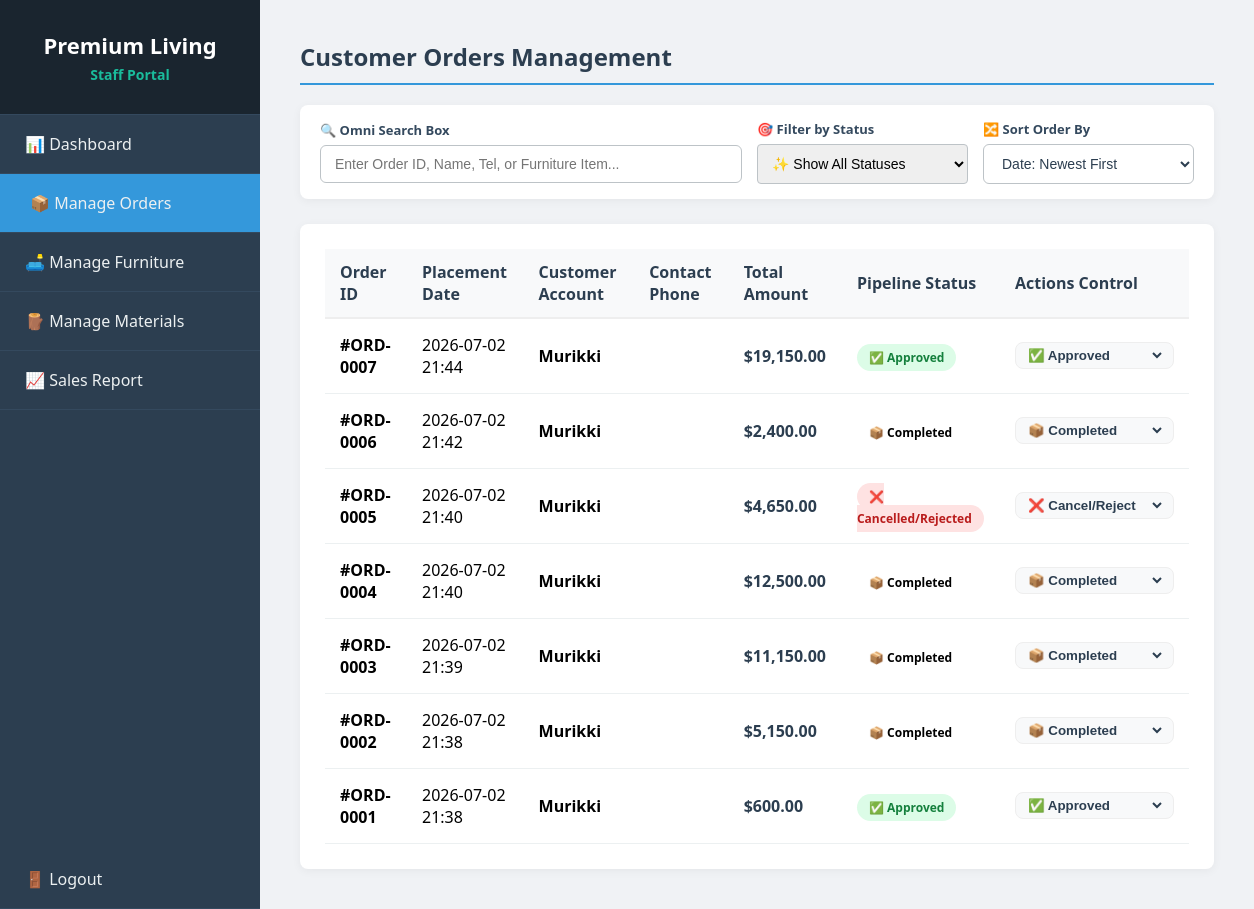
/Sside/manage_orders.php (signed in), run on the app's committed database.
### tables this page shows
CREATE TABLE `orders` (
  `oid` int(11) NOT NULL,
  `odate` datetime NOT NULL DEFAULT current_timestamp(),
  `ototalamount` decimal(10,2) NOT NULL,
  `cid` int(11) NOT NULL,
  `odeliverydate` datetime NOT NULL,
  `odeliveraddress` text NOT NULL,
  `ostatus` int(11) NOT NULL DEFAULT 1
);

CREATE TABLE `customers` (
  `cid` int(11) NOT NULL,
  `cname` varchar(255) NOT NULL,
  `cpassword` varchar(255) NOT NULL,
  `ctel` varchar(20) NOT NULL,
  `caddr` varchar(255) NOT NULL,
  `company` varchar(255) DEFAULT NULL
);

### Sside/manage_orders.php (the view, shortened to what this page needs)
<?php
require_once('../conn.php');
$query = "SELECT o.oid, o.odate, o.ototalamount, o.ostatus, o.odeliveraddress, o.odeliverydate, c.cname, c.ctel
          FROM Orders o
          JOIN Customers c ON o.cid = c.cid
          ORDER BY o.oid DESC";
$result = mysqli_query($conn, $query);
?>
<!DOCTYPE html>
<html lang="en">
<head>
  <link rel="stylesheet" href="staff_style.css">
</head>
<body>
  <div class="sidebar">
    <div class="logo">Premium Living<small>Staff Portal</small></div>
    <ul class="navbar">
      <li><a href="staff_index.php">📊 Dashboard</a></li>
      <li><a href="manage_orders.php" class="active">📦 Manage Orders</a></li>
      <li><a href="manage_furniture.php">🛋️ Manage Furniture</a></li>
      <li><a href="manage_materials.php">🪵 Manage Materials</a></li>
      <li><a href="sales_report.php">📈 Sales Report</a></li>
    </ul>
    <ul class="navbar bottom-nav">
      <li><a href="logout.php">🚪 Logout</a></li>
    </ul>
  </div>
  <div class="content">
    <h2>Customer Orders Management</h2>
    <div class="form-card" style="padding: 15px 20px; margin-bottom: 25px;">
      <div class="form-row" style="align-items: center; margin: 0; gap: 15px; flex-wrap: wrap;">
        <div class="form-group" style="margin: 0; flex: 2; min-width: 250px;">
          <label style="margin-bottom: 6px; font-size: 13px;">🔍 Omni Search Box</label>
          <input type="text" id="order-search-input" placeholder="Enter Order ID, Name, Tel, or Furniture Item..."
            onkeyup="filterAndSortOrders()">
        </div>
        <div class="form-group" style="margin: 0; flex: 1; min-width: 160px; max-width: 220px;">
          <label style="margin-bottom: 6px; font-size: 13px;">🎯 Filter by Status</label>
          <select id="order-status-filter" onchange="filterAndSortOrders()">
            <option value="all">✨ Show All Statuses</option>
          </select>
        </div>
        <div class="form-group" style="margin: 0; flex: 1; min-width: 160px; max-width: 220px;">
          <label style="margin-bottom: 6px; font-size: 13px;">🔀 Sort Order By</label>
          <select id="order-sort-select" onchange="filterAndSortOrders()">
            <option value="date-desc">Date: Newest First</option>
          </select>
        </div>
      </div>
    </div>
    <div class="table-card">
      <table>
        <thead>
          <tr>
            <th>Order ID</th>
            <th>Placement Date</th>
            <th>Customer Account</th>
            <th>Contact Phone</th>
            <th>Total Amount</th>
            <th>Pipeline Status</th>
            <th>Actions Control</th>
          </tr>
        </thead>
        <tbody>
          <?php if ($result && mysqli_num_rows($result) > 0): ?>
            <?php while ($row = mysqli_fetch_assoc($result)):
              $items_q = "SELECT of.oqty, f.fid, f.fname, f.fprice,
                                 GROUP_CONCAT(CONCAT(m.mname, ':', fm.pmqty, ':', m.mqty, ':', m.munit) SEPARATOR '||') AS materials_recipe
                          FROM OrderFurnitures of
                          JOIN Furnitures f ON of.fid = f.fid
                          LEFT JOIN FurnitureMaterials fm ON f.fid = fm.fid
                          LEFT JOIN Materials m ON fm.mid = m.mid
                          WHERE of.oid = " . intval($row['oid']) . "
                          GROUP BY f.fid";
              $items_res = mysqli_query($conn, $items_q);
              $items = [];
              $furniture_names_arr = [];
              while ($i = mysqli_fetch_assoc($items_res)) {
                $items[] = $i;
                $furniture_names_arr[] = strtolower($i['fname']);
              }
              $furniture_names_string = implode(' | ', $furniture_names_arr);
              ?>
              <tr class="order-data-row" data-oid="<?php echo $row['oid']; ?>"
                data-odate="<?php echo date('Y-m-d H:i', strtotime($row['odate'])); ?>"
                data-cname="<?php echo htmlspecialchars(strtolower($row['cname']), ENT_QUOTES, 'UTF-8'); ?>"
                data-ctel="<?php echo htmlspecialchars($row['ctel'], ENT_QUOTES, 'UTF-8'); ?>"
                data-caddr="<?php echo htmlspecialchars($row['odeliveraddress'], ENT_QUOTES, 'UTF-8'); ?>"
                data-ddate="<?php echo date('Y-m-d', strtotime($row['odeliverydate'])); ?>"
                data-ostatus="<?php echo $row['ostatus']; ?>" data-items='<?php echo json_encode($items); ?>'
                data-furnitures="<?php echo htmlspecialchars($furniture_names_string, ENT_QUOTES, 'UTF-8'); ?>"
                data-timestamp="<?php echo strtotime($row['odate']); ?>" data-amount="<?php echo $row['ototalamount']; ?>"
                onclick="handleRowClick(this)" style="cursor: pointer;">
                <td><strong>#ORD-<?php echo str_pad($row['oid'], 4, '0', STR_PAD_LEFT); ?></strong></td>
                <td><?php echo date('Y-m-d H:i', strtotime($row['odate'])); ?></td>
                <td><strong><?php echo htmlspecialchars($row['cname']); ?></strong></td>
                <td><?php echo htmlspecialchars($row['ctel']); ?></td>
                <td style="font-weight: bold; color: #2c3e50;">$<?php echo number_format($row['ototalamount'], 2); ?></td>
                <td>
                  <span class="badge status-<?php echo $row['ostatus']; ?>">
                    <?php
                    if ($row['ostatus'] == 2)
                      echo "⏳ Processing";
                    elseif ($row['ostatus'] == 3)
                      echo "✅ Approved";
                    elseif ($row['ostatus'] == 4)
                      echo "🚚 Out for Delivery";
                    elseif ($row['ostatus'] == 5)
                      echo "📦 Completed";
                    else
                      echo "❌ Cancelled/Rejected";
                    ?>
                  </span>
                </td>
                <td>
                  <form method="POST" action="manage_orders.php"
                    style="display:inline-flex; gap:6px; align-items:center; margin:0;" onclick="event.stopPropagation();">
                    <div class="status-wrapper" style="padding: 4px 8px; font-size:13px;">
                      <select name="ostatus" onchange="this.form.submit()">
                        <option value="3" <?php if ($row['ostatus'] == 3)
                          echo 'selected'; ?>>✅ Approved</option>
                        <option value="5" <?php if ($row['ostatus'] == 5)
                          echo 'selected'; ?>>📦 Completed</option>
                        <option value="0" <?php if ($row['ostatus'] == 0)
                          echo 'selected'; ?>>❌ Cancel/Reject</option>
                      </select>
                    </div>
                  </form>
                </td>
              </tr>
            <?php endwhile; ?>
          <?php endif; ?>
        </tbody>
      </table>
    </div>
  </div>
</body>
</html>

### Sside/staff_style.css (style rules this page uses)
* { box-sizing: border-box; }
body { font-family: 'Segoe UI', Arial, sans-serif; margin: 0; display: flex; flex-direction: row; background-color: #f0f2f5; min-height: 100vh; }
.sidebar { width: 260px; background: #2c3e50; color: white; display: flex; flex-direction: column; position: fixed; height: 100%; }
.sidebar .logo { font-size: 22px; text-align: center; font-weight: bold; padding: 30px 20px; background: #1a252f; border-bottom: 1px solid #34495e; }
.sidebar .logo small { display: block; font-size: 14px; color: #1abc9c; margin-top: 5px; }
.sidebar ul.navbar { list-style: none; padding: 0; margin: 0; }
.sidebar ul.navbar li a { display: block; padding: 18px 25px; color: #ecf0f1; text-decoration: none; border-bottom: 1px solid #34495e; transition: 0.3s; }
.sidebar ul.navbar li a:hover, .sidebar ul.navbar li a.active { background: #3498db; padding-left: 30px; }
.sidebar ul.navbar.bottom-nav { position: absolute; bottom: 0; width: 100%; }
.content { margin-left: 260px; flex: 1; padding: 40px; }
h2 { color: #2c3e50; border-bottom: 2px solid #3498db; padding-bottom: 10px; margin-top: 0; }
.table-card { background: white; padding: 25px; border-radius: 8px; box-shadow: 0 2px 10px rgba(0, 0, 0, 0.05); }
table { width: 100%; border-collapse: collapse; }
table th { text-align: left; padding: 12px 15px; background: #f8f9fa; color: #2c3e50; border-bottom: 2px solid #eee; }
table td { padding: 15px; border-bottom: 1px solid #ecf0f1; cursor: pointer; }
.badge { padding: 5px 12px; border-radius: 20px; font-size: 12px; font-weight: bold; }
.status-3 { background: #dcfce7; color: #15803d; }
.status-0 { background: #fee2e2; color: #b91c1c; }
.status-wrapper { display: flex; align-items: center; gap: 10px; background: #f8f9fa; padding: 10px 15px; border-radius: 8px; border: 1px solid #eee; }
.status-wrapper select { border: none; background: transparent; font-weight: bold; color: #2c3e50; cursor: pointer; outline: none; }
.form-card { background: white; padding: 25px; border-radius: 8px; box-shadow: 0 2px 10px rgba(0, 0, 0, 0.05); margin-bottom: 30px; }
.form-row { display: flex; gap: 15px; align-items: flex-end; }
.form-group { flex: 1; }
.form-group label { display: block; font-weight: bold; margin-bottom: 8px; font-size: 14px; color: #34495e; }
.form-group input, .form-group select, .form-group textarea { width: 100%; padding: 10px; border: 1px solid #bdc3c7; border-radius: 4px; font-size: 14px; }
#order-search-input, #order-sort-select { width: 100%; padding: 10px 14px; border: 1px solid #bdc3c7; border-radius: 6px; font-size: 14px; background-color: #ffffff; color: #2c3e50; transition: border-color 0.2s ease, box-shadow 0.2s ease; }
.order-data-row { transition: opacity 0.25s ease-in-out; }

### data on the page
orders: oid "0007", odate "2026-07-02 21:44", cid.cname "Murikki", ototalamount "19,150.00", shows "✅ Approved", ostatus "✅ Approved"
orders: oid "0006", odate "2026-07-02 21:42", cid.cname "Murikki", ototalamount "2,400.00", shows "📦 Completed", ostatus "📦 Completed"
orders: oid "0005", odate "2026-07-02 21:40", cid.cname "Murikki", ototalamount "4,650.00", shows "❌ Cancelled/Rejected", ostatus "❌ Cancel/Reject"
orders: oid "0004", odate "2026-07-02 21:40", cid.cname "Murikki", ototalamount "12,500.00", shows "📦 Completed", ostatus "📦 Completed"
orders: oid "0003", odate "2026-07-02 21:39", cid.cname "Murikki", ototalamount "11,150.00", shows "📦 Completed", ostatus "📦 Completed"
orders: oid "0002", odate "2026-07-02 21:38", cid.cname "Murikki", ototalamount "5,150.00", shows "📦 Completed", ostatus "📦 Completed"
orders: oid "0001", odate "2026-07-02 21:38", cid.cname "Murikki", ototalamount "600.00", shows "✅ Approved", ostatus "✅ Approved"
